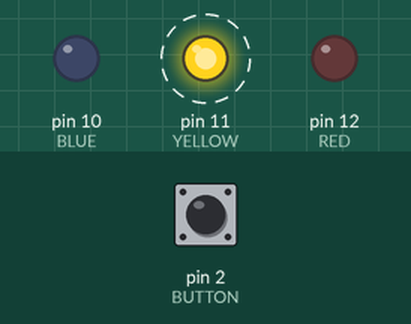
Bench run of a program on a simulated Arduino Uno, built with avr-gcc and run on an emulated ATmega328P. Shown: output pins drawn as LEDs (lit = HIGH). Dashed ring = blinking. The test bench sets the inputs (shaded band); at power-on: pin 2 (BUTTON) LOW.

Above: at 1.2 s.
1.3 s: pin 2 (BUTTON) pulled HIGH for 0.15 s
At 3.8 s:
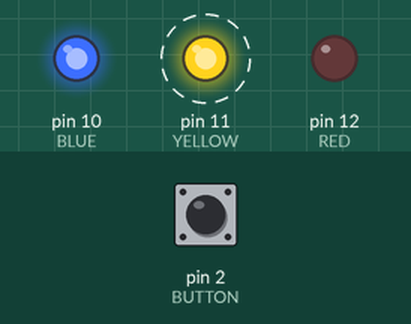
4.4 s: pin 2 (BUTTON) pulled HIGH for 1 s
At 5.5 s:
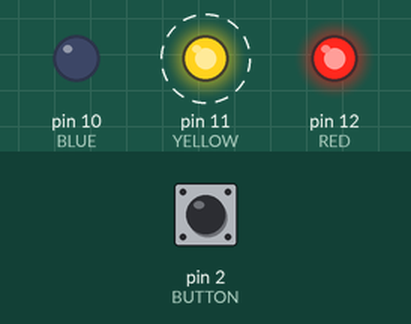
8.4 s: pin 2 (BUTTON) pulled HIGH for 3.2 s
At 10.5 s:
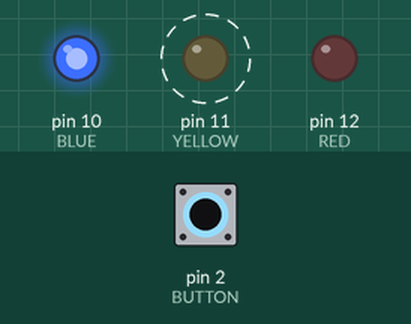
Timing chart, 0 to 20.6 s (numbered marks = the images above; inputs shaded):
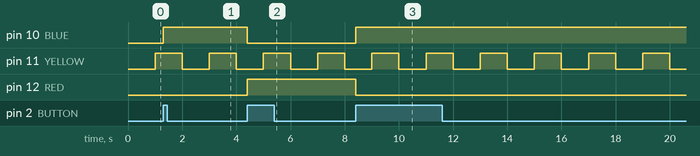

The program:

main.cpp
```cpp
#include <Arduino.h>

#define BUTTON 2
#define BLUE 10
#define YELLOW 11
#define RED 12

unsigned long previousBlink = millis();
unsigned long blinkDelay = 1000;
byte blinkState = LOW;

unsigned long previousButtonChange = millis();
unsigned long debounceDelay = 50;
byte buttonState = LOW;

int toggleLEDState = 1;

void setup()
{
  pinMode(BLUE, OUTPUT);
  pinMode(YELLOW, OUTPUT);
  pinMode(RED, OUTPUT);

  pinMode(BUTTON, INPUT);
  buttonState = digitalRead(BUTTON);
}

void blinkYELLOW()
{
  if (blinkState == HIGH)
  {
    blinkState = LOW;
  }
  else
  {
    blinkState = HIGH;
  }
  digitalWrite(YELLOW, blinkState);
}

void switchREDBLUE()
{
  if (toggleLEDState == 1)
  {
    toggleLEDState = 2;
    digitalWrite(RED, LOW);
    digitalWrite(BLUE, HIGH);
  }
  else
  {
    toggleLEDState = 1;
    digitalWrite(RED, HIGH);
    digitalWrite(BLUE, LOW);
  }
}

void loop()
{
  unsigned long timeNow = millis();
  if (timeNow - previousBlink > blinkDelay)
  {
    previousBlink += blinkDelay;
    blinkYELLOW();
  }

  if (timeNow - previousButtonChange > debounceDelay)
  {
    byte newButtonState = digitalRead(BUTTON);
    if (newButtonState != buttonState)
    {
      previousButtonChange = timeNow;
      buttonState = newButtonState;
      if (buttonState == HIGH)
      {
        switchREDBLUE();
      }
    }
  }
}
```

Measured:
- after the input at 1.3 s, pin 10 (BLUE): LOW → HIGH at once
- after the input at 4.4 s, pin 10 (BLUE): HIGH → LOW at once; pin 12 (RED): LOW → HIGH at once
- after the input at 8.4 s, pin 10 (BLUE): LOW → HIGH at once; pin 12 (RED): HIGH → LOW at once
- by itself, pin 11 (YELLOW): alternates HIGH for 1.0 s and LOW for 1.0 s
